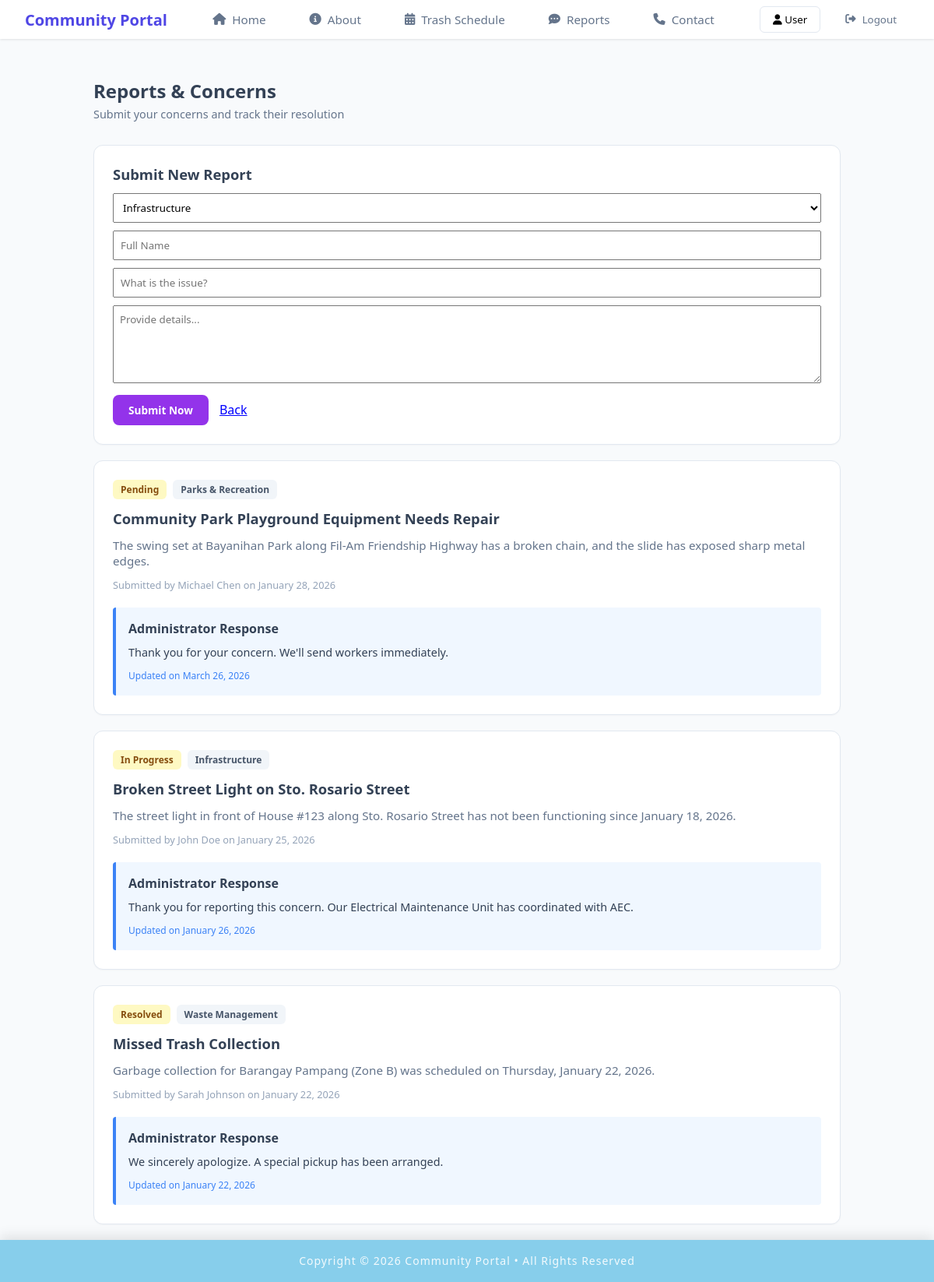
The page /member/member_reports.php?show_form=true on the database its author committed.
### tables this page shows
CREATE TABLE `reports` (
  `report_id` int NOT NULL,
  `report_name` varchar(100) NOT NULL,
  `report_title` varchar(200) NOT NULL,
  `report_tag` varchar(50) NOT NULL,
  `report_content` text NOT NULL,
  `report_submitted` timestamp NOT NULL DEFAULT CURRENT_TIMESTAMP,
  `status` varchar(20) DEFAULT 'Pending',
  `admin_note` text,
  `admin_resolved` timestamp NULL DEFAULT NULL
);

### member/member_reports.php (the view, shortened to what this page needs)
<?php
include "../includes/db_conn.php";
include "../includes/member_header.php";
?>
<!DOCTYPE html>
<html lang="en">
    <head>
        <link rel="stylesheet" href="../css/member_reports.css">
        <link rel="stylesheet" href="https://cdnjs.cloudflare.com/ajax/libs/font-awesome/6.5.0/css/all.min.css">
    </head>
    <body>
        <div class="content-wrapper">
            <div class="container">
                <div class="page-header">
                    <div class="header-content">
                        <div class="title-row">
                            <h1>Reports & Concerns</h1>
                        </div>
                        <p class="subtitle">Submit your concerns and track their resolution</p>
                    </div>
                </div>
            <?php if (isset($_GET['show_form'])): ?>
                <div class="report-card">
                    <h2>Submit New Report</h2>
                    <form method="POST" action="" onsubmit="return confirm('Are you sure you want to submit this concern? Once submitted, it cannot be edited or deleted.');">
                        <select name="txt_tag" class="_tag">
                            <option value="Infrastructure">Infrastructure</option>
                        </select>
                        <input type="text" name="txt_name" placeholder="Full Name" required class="_name">
                        <input type="text" name="txt_title" placeholder="What is the issue?" required class="_title">
                        <textarea name="txt_content" placeholder="Provide details..." required class="_content"></textarea>
                        <button type="submit" name="btn_save" class="btn-submit">Submit Now</button>
                        <a href="?" class="back-option">Back</a>
                    </form>
                </div>
            <?php endif; ?>
            <main class="report-list">
                <?php
                    $stmt = $pdo->query("SELECT * FROM reports ORDER BY report_submitted DESC");
                    if ($stmt->rowCount() > 0) {
                        while($report = $stmt->fetch()) {
                            $isAnnouncement = ($report['report_tag'] == 'Announcement');
                    ?>
                        <article class="report-card">
                            <div class="badge-container">
                                <?php if(!$isAnnouncement): ?>
                                    <span class="badge status-pending"><?php echo htmlspecialchars($report['status'] ?? ''); ?></span>
                                <?php endif; ?>
                                <span class="badge tag"><?php echo htmlspecialchars($report['report_tag'] ?? ''); ?></span>
                            </div>
                            <h2><?php echo htmlspecialchars($report['report_title'] ?? ''); ?></h2>
                            <p class="report-text"><?php echo htmlspecialchars($report['report_content'] ?? ''); ?></p>
                            <div class="author-meta">
                                Submitted by <?php echo htmlspecialchars($report['report_name'] ?? ''); ?> on <?php echo date("F j, Y", strtotime($report['report_submitted'] ?? '')); ?>
                            </div>
                            <?php if(!empty($report['admin_note'])): ?>
                                <section class="admin-reply">
                                    <h3><?php echo $isAnnouncement ? 'Additional Information' : 'Administrator Response'; ?></h3>
                                    <p><?php echo htmlspecialchars($report['admin_note'] ?? ''); ?></p>
                                    <time class="reply-date">Updated on <?php echo date("F j, Y", strtotime($report['admin_resolved'])); ?></time>
                                </section>
                            <?php elseif(!$isAnnouncement): ?>
                                <section class="admin-reply">
                                    <p><em>Awaiting administrative review...</em></p>
                                </section>
                            <?php endif; ?>
                        </article>
                    <?php
                        }
                    }
                    ?>
            </main>
        </div>
    </body>
</html>
<?php
include "../includes/footer.php";
?>

### css/header.css (style rules this page uses)
* { margin: 0; padding: 0; box-sizing: border-box; font-family: 'Segoe UI', Tahoma, Geneva, Verdana, sans-serif; }
body { background-color: #f8fafc; color: #334155; }

### css/member_reports.css (style rules this page uses)
html, body { margin: 0; padding: 0; }
:root { --primary-purple: #9333ea; --bg-gray: #f8fafc; --card-white: #ffffff; --border-gray: #e2e8f0; --text-dark: #1e293b; --text-muted: #64748b; --link-blue: #3b82f6; --reply-bg: #f0f7ff; }
.content-wrapper { padding-top: 100px; background-color: var(--bg-gray); min-height: 100vh; }
.page-header { display: flex; justify-content: space-between; align-items: flex-start; margin-bottom: 30px; }
.container { max-width: 1000px; margin: 0 auto; padding: 0 20px; width: 100%; }
.title-row { display: flex; align-items: center; gap: 10px; }
h1 { font-size: 1.5rem; margin: 0; font-weight: 700; }
.subtitle { color: var(--text-muted); font-size: 0.9rem; margin: 4px 0 0 0; }
.btn-submit { background-color: var(--primary-purple); color: white; border: none; padding: 10px 20px; border-radius: 8px; font-weight: 600; cursor: pointer; font-size: 0.85rem; transition: opacity 0.2s; }
._tag, ._name, ._title { width: 100%; margin-bottom:10px; padding:8px; }
._content { width:100%; margin-bottom:10px; padding:8px; height:100px; }
.back-option { margin-left:10px; color:blue; }
.report-card { background: var(--card-white); border: 1px solid var(--border-gray); border-radius: 12px; padding: 24px; margin-bottom: 20px; box-shadow: 0 1px 2px rgba(0,0,0,0.03); }
.badge-container { display: flex; gap: 8px; margin-bottom: 12px; }
.badge { padding: 4px 10px; border-radius: 6px; font-size: 0.75rem; font-weight: 600; }
.status-pending { background: #fef9c3; color: #854d0e; }
.tag { background: #f1f5f9; color: #475569; }
.report-card h2 { font-size: 1.15rem; margin: 0 0 12px 0; }
.report-text { font-size: 0.95rem; color: var(--text-muted); margin-bottom: 12px; }
.author-meta { font-size: 0.8rem; color: #94a3b8; margin-bottom: 20px; }
.admin-reply { background-color: var(--reply-bg); border-left: 4px solid var(--link-blue); padding: 16px; border-radius: 4px; }
.admin-reply h3 { font-size:1rem; margin-bottom:10px; }
.admin-reply p { font-size: 0.9rem; margin: 0 0 8px 0; color: #334155; }
.reply-date { font-size: 0.75rem; color: var(--link-blue); font-weight: 500; }

### rows shown on the page
reports: status "Pending", report_tag "Parks & Recreation", report_title "Community Park Playground Equipment Needs Repair", report_content "The swing set at Bayanihan Park along Fil-Am Friendship Highway has a broken chain, and the slide has exposed sharp metal edges.", report_name "Michael Chen", report_submitted "January 28, 2026", shows "Administrator Response", admin_note "Thank you for your concern. We'll send workers immediately.", admin_resolved "March 26, 2026"
reports: status "In Progress", report_tag "Infrastructure", report_title "Broken Street Light on Sto. Rosario Street", report_content "The street light in front of House #123 along Sto. Rosario Street has not been functioning since January 18, 2026.", report_name "John Doe", report_submitted "January 25, 2026", shows "Administrator Response", admin_note "Thank you for reporting this concern. Our Electrical Maintenance Unit has coordinated with AEC.", admin_resolved "January 26, 2026"
reports: status "Resolved", report_tag "Waste Management", report_title "Missed Trash Collection", report_content "Garbage collection for Barangay Pampang (Zone B) was scheduled on Thursday, January 22, 2026.", report_name "Sarah Johnson", report_submitted "January 22, 2026", shows "Administrator Response", admin_note "We sincerely apologize. A special pickup has been arranged.", admin_resolved "January 22, 2026"
